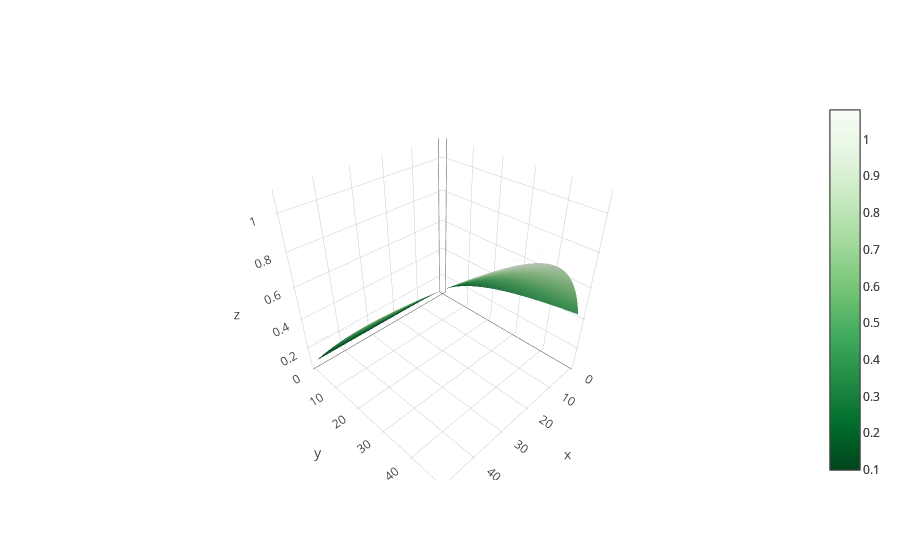

The notebook cell this image was saved under:
### Code cell
from plotly import __version__
from plotly.offline import download_plotlyjs, init_notebook_mode, plot, iplot
import plotly.graph_objs as go

init_notebook_mode(connected=True)


z1 = pd.pivot_table(df2_w, columns = 'P', index = 'R', values = 'mean_w')
# z2 = pd.pivot_table(df2_w, columns = 'P', index = 'R', values = 'geometric_w')
z3 = pd.pivot_table(df2_w, columns = 'P', index = 'R', values = 'harmonic_w')
data = [
    go.Surface(z=z1, colorscale='Blues',showscale=True),
#     go.Surface(z=z2, colorscale= 'Greys', showscale=False, opacity=0.95),
    go.Surface(z=z3, colorscale= 'Greens',showscale=True, opacity=0.95)

]

iplot(data,filename='python-docs/multiple-surfaces')

### Figure 1 — Plotly figure (JSON) as saved in the notebook; plotly's stock layout.template omitted (floating-point values rounded to 4 significant figures; data arrays with more than 128 entries replaced by an {"elided": "..."} marker saying what was removed)
{"data": [{"colorscale": "Blues", "showscale": true, "type": "surface", "uid": "046b0f19-a22f-4817-a668-be2c450dbcc0", "z": {"elided": "50x50 float values"}}, {"colorscale": "Greens", "opacity": 0.95, "showscale": true, "type": "surface", "uid": "913953c5-c370-4d8a-a808-bdee82801f6e", "z": {"elided": "50x50 float values"}}], "layout": {}}
